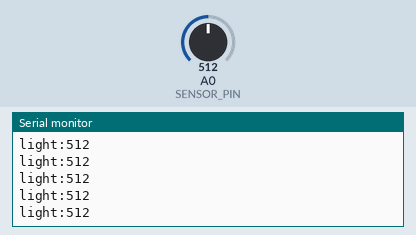
The sketch below on a simulated Arduino Uno, built with avr-gcc and run on an emulated ATmega328P. Shown: the last lines printed to the serial monitor. Inputs (shaded band) come from the test bench; at power-on: A0 (SENSOR_PIN) = 512.

Above: at 1.2 s.
1.3 s: A0 (SENSOR_PIN) set to 716
At 1.56 s:
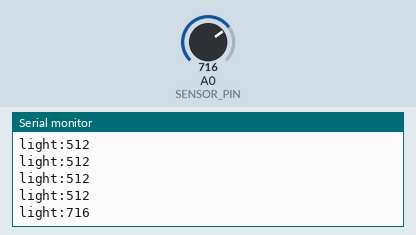
2.8 s: A0 (SENSOR_PIN) set to 900
At 2.96 s:
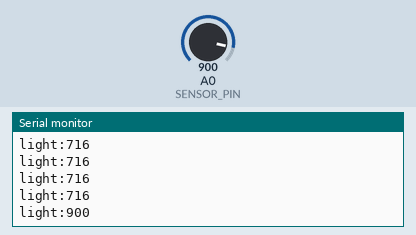
Timing chart, 0 to 5.8 s (numbered marks = the images above; inputs shaded):
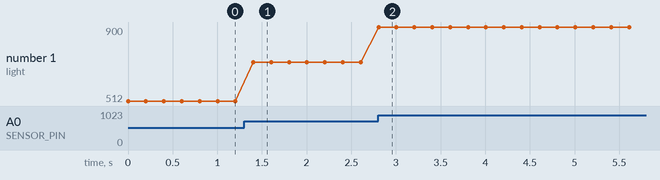

The sketch:

sketch.ino
```cpp
// Wokwi (Arduino Uno): ขั้นที่ 1 อ่านค่า analog จาก potentiometer ที่ A0
// หมุน potentiometer ในหน้าจำลองแทนการเปลี่ยนความสว่าง (หมุนขวา = ค่ามาก = สว่างมาก)
// ต่างจากสเก็ตช์จริง: Arduino Uno มี ADC 10 บิตเสมอ จึงไม่ต้องเรียก analogReadResolution()

const int SENSOR_PIN = A0;

void setup() {
  Serial.begin(115200);
}

void loop() {
  int raw = analogRead(SENSOR_PIN);  // 0-1023
  Serial.print("light:");
  Serial.println(raw);
  delay(200);
}
```

Measured:
- after the input at 1.3 s, the serial monitor: prints a new line after 0.10 s (image 1)
- after the input at 2.8 s, the serial monitor: prints a new line at once (image 2)
- plotted number 1: 512 → 716 after the input at 1.3 s, 716 → 900 after the input at 2.8 s
